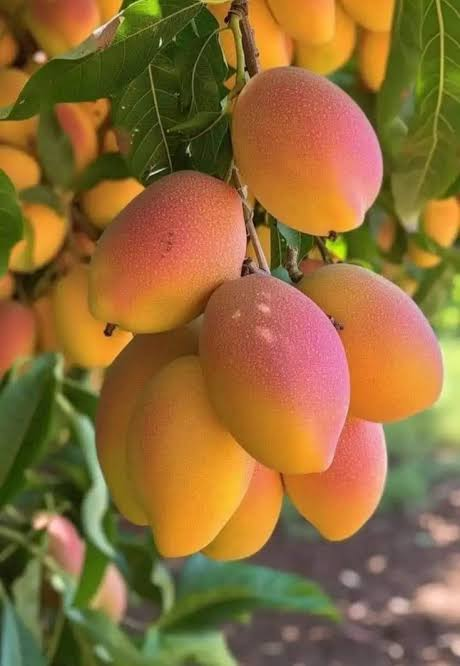
#> input picture phase3/imageresizing.jpeg, 460 x 666 px, found by its file name
$ python circle.py
#> lines starting #> are read from the running program, lines starting #| are printed output that depends on the picture
import cv2
image = cv2.imread("/Users/tanishqkhetwal/Desktop/open-cv/phase3/imageresizing.jpeg")
#> image is the input picture: shape (666, 460, 3); mean B, G, R 55.6, 107.1, 141.8

if image is not None:
    print("image loaded successfully")


else:
    print("error in loading image")

centre=(160,250)
color =(255,0,0)
thickness = -1
radius=100

cv2.imshow("orginal image",image)
circle_image=cv2.circle(image,centre,radius,color,thickness)
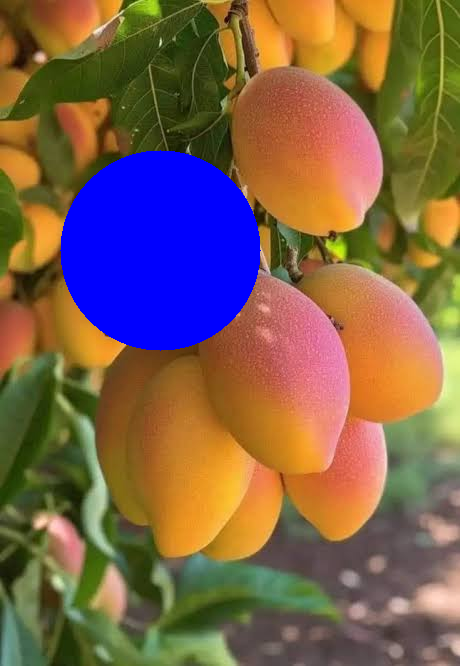
#> circle_image: shape (666, 460, 3); mean B, G, R 76.6, 97.3, 125.4
cv2.imshow("circle image ",circle_image)
cv2.waitKey(0)
cv2.destroyAllWindows()
cv2.imwrite("circle.png",circle_image)
